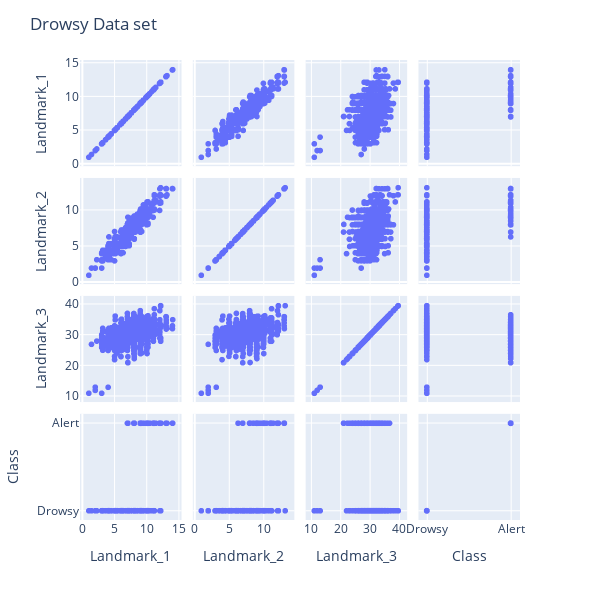

The code cell stored with this chart in its notebook:
### Code cell
fig = px.scatter_matrix(df)
fig.update_layout(
    title='Drowsy Data set',
    dragmode='select',
    width=600,
    height=600,
    hovermode='closest',
)
fig.show()

### Figure 1 — Plotly figure (JSON) as saved in the notebook; plotly's stock layout.template omitted (floating-point values rounded to 4 significant figures; data arrays with more than 128 entries replaced by an {"elided": "..."} marker saying what was removed)
{"data": [{"dimensions": [{"axis": {"matches": true}, "label": "Landmark_1", "values": {"elided": "2029 float values"}}, {"axis": {"matches": true}, "label": "Landmark_2", "values": {"elided": "2029 float values"}}, {"axis": {"matches": true}, "label": "Landmark_3", "values": {"elided": "2029 float values"}}, {"axis": {"matches": true}, "label": "Class", "values": {"elided": "2029 str values"}}], "hovertemplate": "%{xaxis.title.text}=%{x}<br>%{yaxis.title.text}=%{y}<extra></extra>", "legendgroup": "", "marker": {"color": "#636efa", "symbol": "circle"}, "name": "", "showlegend": false, "type": "splom"}], "layout": {"dragmode": "select", "height": 600, "hovermode": "closest", "legend": {"tracegroupgap": 0}, "margin": {"t": 60}, "title": {"text": "Drowsy Data set"}, "width": 600}}
